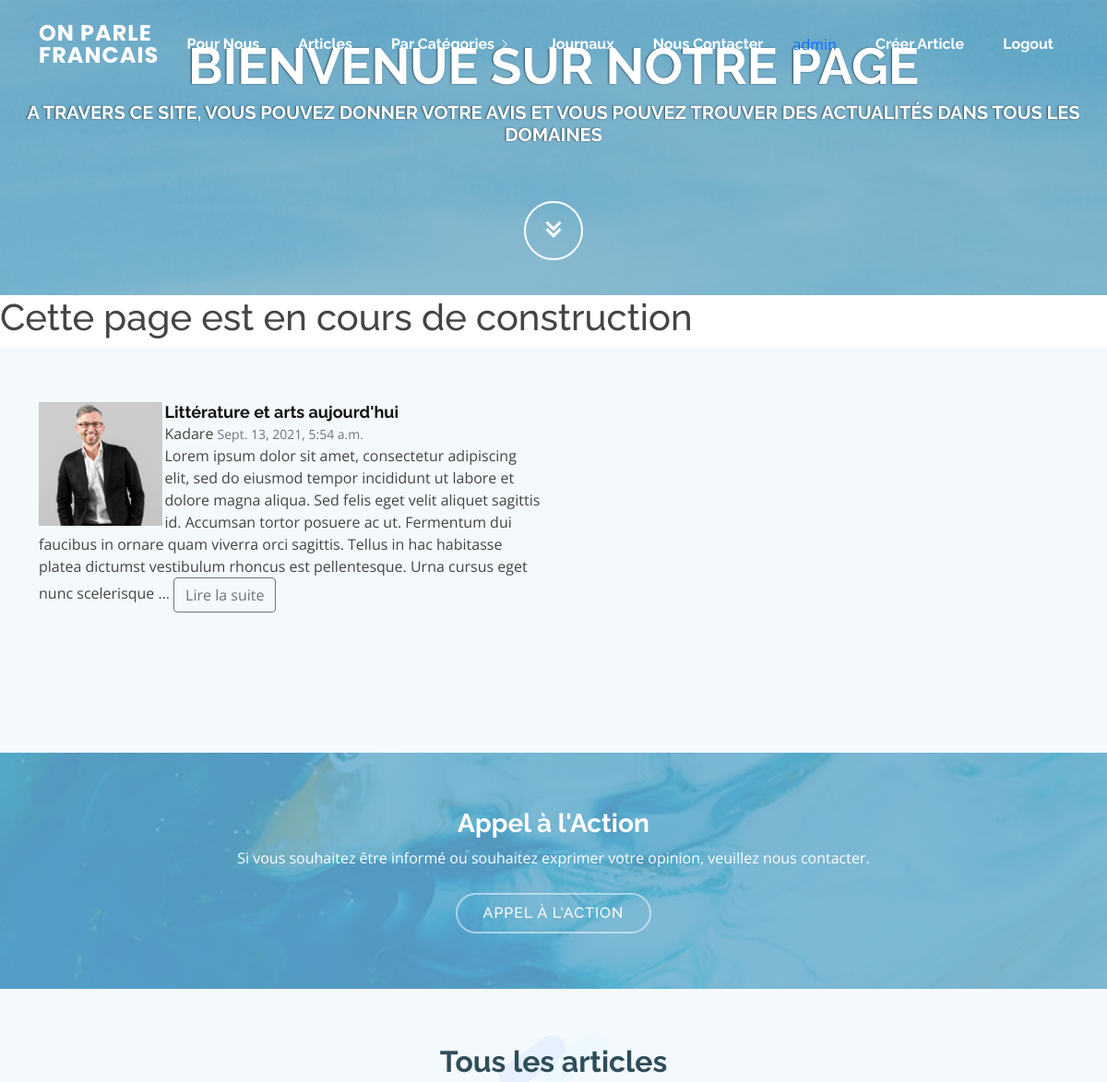
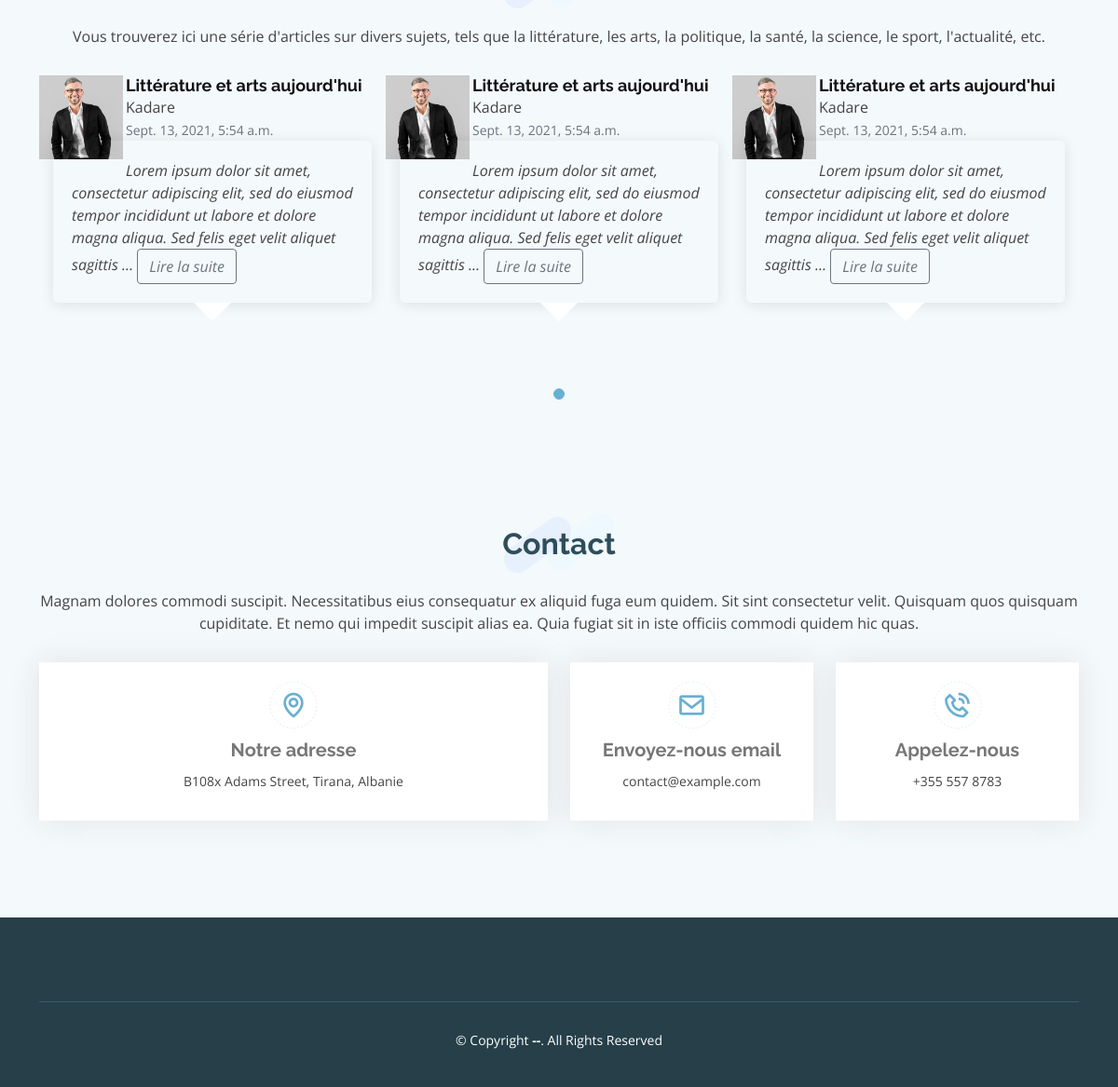
Page /?category=LTR (signed in) on the committed database (2 pictures, top to bottom).
### articles/models.py (models this page shows, shortened)
class Article(models.Model):
    HEALTH = 'HL'
    ACTUALITY = 'ACT'
    SPORT = 'SP'
    POLITICS = 'POL'
    BUSINESS = 'BNS'
    ENTERTAINMENT = 'ENTM'
    HISTORY = 'HS'
    LITERATURE = 'LTR'
    CATEGORY_ARTICLE_CHOICES = [
        (HEALTH, 'Health'),
        (ACTUALITY, 'Actuality'),
        (SPORT, 'Sport'),
        (POLITICS, 'Politics'),
        (ENTERTAINMENT, 'Entertainment'),
        (HISTORY, 'History'),
        (LITERATURE, 'Literature'),
    ]
    category = models.CharField(
        max_length=4,
        choices=CATEGORY_ARTICLE_CHOICES,
        default=ACTUALITY,
    )
    title = models.CharField(max_length=1024)
    authors = models.CharField(max_length=1024)
    content = models.TextField()
    authors_image = models.ImageField(upload_to='images/', max_length=100, null=True, blank=True)
    content_image = models.ImageField(upload_to='images/', max_length=100, null=True, blank=True)
    created_at = models.DateTimeField(auto_now_add=True)
    slug = models.SlugField(max_length=1024, null=True, blank=True)
    class Meta:
        ordering = ('created_at',)
    @property
    def authors_image_url(self):
        if self.authors_image and hasattr(self.authors_image, 'url'):
            return self.authors_image.url
        else:
            return "/static/img/authors_default_image.jpg"

### articles/views.py (the view)
# urls.py: path('', views.index, name='index'),
def index(request):
    articles = Article.objects.all()
    category = request.GET.get('category')
    if (is_valid_queryparam(category)):
        articles = articles.filter(category__contains=category)
    else:
        articles = articles
    return render(request, 'articles/index.html', {'articles': articles})

### articles/views.py (called while the page is built)
def is_valid_queryparam(param):
    return param != '' and param is not None

### articles/templates/articles/index.html (shortened to what this page needs)
{% extends "articles/base.html" %}
{% load static %}
{% block content %}
<section id="testimonials" class="testimonials section-bg">
    <div class="container">
            <div class="row">
                {% for item in articles %}
                <div class="col-lg-6" data-aos="fade-up" data-aos-delay="100">
                    <div class="testimonial-item">
                        <img src="{{ item.authors_image_url }}" class="testimonial-img" alt="auth-img">
                        <h3>{{ item.title }}</h3>
                        {{ item.authors }}
                        <small class="text-muted">{{item.created_at}}</small>
                        <br>
                                {{ item.content | truncatewords_html:55 }}
                                <a href="{% url 'articles:single_article' item.slug %}" class="btn btn-outline-secondary">Lire la suite</a>
                    </div>
                </div>
                {% endfor %}
            </div>
        </div>
    </section>
<section id="cta" class="cta">
    <div class="container" data-aos="zoom-in">
        <div class="text-center">
            <h3>Appel à l'Action</h3>
            <p>Si vous souhaitez être informé ou souhaitez exprimer votre opinion, veuillez nous contacter.</p>
            <a class="cta-btn" href="#">Appel à l'Action</a>
        </div>
    </div>
</section>
<section id="testimonials" class="testimonials section-bg">
    <div class="container">
        <div class="section-title" data-aos="fade-in" data-aos-delay="100">
            <h2>Tous les articles</h2>
            <p>Vous trouverez ici une série d'articles sur divers sujets, tels que la littérature, les arts, la politique, la santé, la science, le sport, l'actualité, etc.</p>
        </div>
        <div class="testimonials-slider swiper-container" data-aos="fade-up" data-aos-delay="100">
            <div class="swiper-wrapper">
                {% for item in articles %}
                <div class="swiper-slide">
                    <div class="testimonial-item">
                        <img src= " {{ item.authors_image_url }} " class="testimonial-img" alt="content-img">
                        <h3>{{ item.title }}</h3>
                        {{ item.authors }}
                        <br>
                        <small class="text-muted">{{item.created_at}}</small>
                        <p>
                                {{ item.content | truncatewords_html:25 }}
                                <a href="{% url 'articles:single_article' item.slug %}" class="btn btn-outline-secondary">Lire la suite</a>
                        </p>
                    </div>
                </div>
                {% endfor %}
            </div>
            <div class="swiper-pagination"></div>
        </div>
    </div>
</section>
{% endblock content %}

### articles/templates/articles/header.html (shortened to what this page needs)
<header id="header" class="fixed-top header-transparent">
  <div class="container d-flex align-items-center justify-content-between">
    <div class="logo">
      <h1 class="text-light">
        <a href="{% url 'articles:index' %}"><span>On parle francais</span></a>
      </h1>
    </div>
    <nav id="navbar" class="navbar">
      <ul>
        <li>
          <a class="nav-link scrollto" href="{% url 'articles:about_us' %}"
            >Pour Nous</a
          >
        </li>
        <li>
          <a class="nav-link scrollto" href="{% url 'articles:index' %}"
            >Articles</a
          >
        </li>
        <li class="dropdown">
          <a href="#"
            ><span>Par Catégories</span> <i class="bi bi-chevron-right"></i
          ></a>
        </li>
        <li>
          <a class="nav-link scrollto" href="{% url 'articles:newsapi' %}"
            >Journaux</a
          >
        </li>
        <li><a class="nav-link scrollto" href="#contact">Nous Contacter</a></li>
         {% if request.user.is_authenticated %}
        <li class="nav-link scrollto">{{ request.user.username }}</li>
        <li>
          <a
            class="nav-link scrollto"
            href=" {% url 'articles:create_article' %} "
            >Créer Article</a
          >
        </li>
        <li>
          <a class="nav-link scrollto" href=" {% url 'articles:logout' %} "
            >Logout</a
          >
        </li>
        {% else %}
        <li>
          <a class="nav-link scrollto" href=" {% url 'articles:login' %} "
            >Login</a
          >
        </li>
        {% endif %}
      </ul>
    </nav>
  </div>
</header>
<section id="hero">
  <div class="hero-container" data-aos="fade-up">
    <h1>Bienvenue sur notre page</h1>
    <h2>
      A travers ce site, vous pouvez donner votre avis et vous pouvez trouver
      des actualités dans tous les domaines
    </h2>
    <a href="{% url 'articles:index' %}" class="btn-get-started scrollto"
      ><i class="bx bx-chevrons-down"></i
    ></a>
  </div>
</section>

### static/css/style.css (style rules this page uses)
body { font-family: "Open Sans", sans-serif; color: #444444; }
a { text-decoration: none; color: #67b0d1; }
h1, h2, h3, h4, h5, h6 { font-family: "Raleway", sans-serif; }
#header { transition: all 0.5s; z-index: 997; transition: all 0.5s; padding: 24px 0; background: rgba(103, 176, 209, 0.8); }
#header.header-transparent { background: transparent; }
#header .logo h1 { font-size: 24px; margin: 0; line-height: 1; font-weight: 700; letter-spacing: 1px; font-family: "Poppins", sans-serif; text-transform: uppercase; }
#header .logo h1 a, #header .logo h1 a:hover { color: #fff; text-decoration: none; }
.navbar { padding: 0; }
.navbar ul { margin: 0; padding: 0; display: flex; list-style: none; align-items: center; }
.navbar li { position: relative; }
.navbar a, .navbar a:focus { display: flex; align-items: center; justify-content: space-between; padding: 8px 16px; margin-left: 10px; font-family: "Raleway", sans-serif; font-size: 16px; font-weight: 700; color: #fff; white-space: nowrap; transition: 0.3s; }
.navbar a i, .navbar a:focus i { font-size: 12px; line-height: 0; margin-left: 5px; }
#hero { width: 100%; height: 40vh; background: linear-gradient(rgba(55, 142, 181, 0.5), rgba(55, 142, 181, 0.2)), url("/static/img/hero-bg.jpg") top center; background-size: cover; position: relative; margin-bottom: -90px; }
#hero .hero-container { position: absolute; bottom: 0; top: 0; left: 0; right: 0; display: flex; justify-content: center; align-items: center; flex-direction: column; text-align: center; }
#hero h1 { margin: 10px 0 10px 0; padding-top: 5px; font-size: 55px; font-weight: 700; line-height: 56px; text-transform: uppercase; color: #fff; text-shadow: -1px 0 2px #2f4d5a; }
#hero h2 { color: #fff; margin-bottom: 50px; font-size: 20px; text-transform: uppercase; font-weight: 700; text-shadow: -1px 0 2px #2f4d5a; }
#hero .btn-get-started { font-size: 36px; display: inline-block; padding: 4px 0; border-radius: 50px; transition: 0.3s ease-in-out; margin: 10px; width: 64px; height: 64px; text-align: center; border: 2px solid #fff; color: #fff; }
@media (min-width: 1024px) { #hero { background-attachment: fixed; } }
section { padding: 60px 0; overflow: hidden; }
.section-bg { background-color: #f4f9fc; }
.section-title { text-align: center; padding-bottom: 30px; }
.section-title h2 { font-size: 32px; font-weight: bold; position: relative; margin-bottom: 30px; color: #2f4d5a; z-index: 2; }
.section-title h2::after { content: ""; position: absolute; left: 50%; top: 50%; transform: translate(-50%, -50%); width: 122px; height: 66px; background: url(../img/section-title-bg.png) no-repeat; z-index: -1; }
.section-title p { margin-bottom: 0; }
.cta { background: linear-gradient(rgba(103, 176, 209, 0.8), rgba(103, 176, 209, 0.8)), url("../img/cta-bg.jpg") fixed center center; background-size: cover; padding: 60px 0; }
.cta h3 { color: #fff; font-size: 28px; font-weight: 700; }
.cta p { color: #fff; }
.cta .cta-btn { font-family: "Raleway", sans-serif; text-transform: uppercase; font-weight: 500; font-size: 16px; letter-spacing: 1px; display: inline-block; padding: 8px 28px; border-radius: 25px; transition: 0.5s; margin-top: 10px; border: 2px solid rgba(255, 255, 255, 0.5); color: #fff; }
.testimonials .testimonial-item { box-sizing: content-box; text-align:left; min-height: 320px; }
.testimonials .testimonial-item .testimonial-img { width: 25%; border-radius: 0; float: left; margin: 15px, 5px 0px, 0px; padding-right: 3px; }
.testimonials .testimonial-item h3 { font-size: 18px; font-weight: bold; margin: 0 0 0; color: #111; }
.testimonials .testimonial-item p { font-style: italic; margin: 0 15px 15px 15px; padding: 20px; position: relative; margin-bottom: 35px; border-radius: 6px; box-shadow: 0px 2px 15px rgba(0, 0, 0, 0.1); }
.testimonials .testimonial-item p::after { content: ""; width: 0; height: 0; border-top: 20px solid #fff; border-right: 20px solid transparent; border-left: 20px solid transparent; position: absolute; bottom: -20px; left: calc(50% - 20px); }
.testimonials .swiper-pagination { margin-top: 20px; position: relative; }

### rows in the picture
Article: authors_image_url (picture), title "Littérature et arts aujourd'hui", authors "Kadare", created_at "Sept. 13, 2021, 5:54 a.m.", content "Lorem ipsum dolor sit amet, consectetur adipiscing elit, sed do eiusmod tempor incididunt ut labore et dolore magna aliqua. Sed felis eget velit aliquet sagittis id. Accumsan tortor posuere ac ut. Fermentum dui faucibus in ornare quam viverra orci sagittis. Tellus in hac habitasse platea dictumst vestibulum rhoncus est pellentesque. Urna cursus eget nunc scelerisque …", content "Lorem ipsum dolor sit amet, consectetur adipiscing elit, sed do eiusmod tempor incididunt ut labore et dolore magna aliqua. Sed felis eget velit aliquet sagittis …"

### other values in the picture
{{ request.user.username }} "admin"
